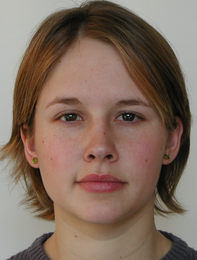
%> input picture Homeworks/Hw_2/Matlab/Q_3/data/Inputs/imgs/0004_6.png, 197 x 260 px, shrunk from 1000 x 1320 before the run
$ octave ex3.m   (GNU Octave 9; MATLAB toolbox functions it lacks are replaced by stand-ins)
%> lines starting %> are read from the running program, lines starting %| are printed output that depends on the picture
### Homeworks/Hw_2/Matlab/Q_3/code/laplacian_pyramid.m
function pyramid = laplacian_pyramid(img, nLevel)
    pyramid=cell(nLevel,1);

    % pyramids{1} = I
    % pyramids{2} = IxG(2^2)
    % pyramids{i} = IxG(2^i)
    pyramid{1}=img;
    for i = 2 : nLevel
      sigma=2^(i);
      kernel=fspecial('gaussian', sigma*5, sigma);
      pyramid{i} = imfilter(img, kernel, 'symmetric');
    end

    % pyramids{1} = pyramids{1}-pyramids{2} = I-IxG(2^2)
    % pyramids{2} = pyramids{2}-pyramids{3} = IxG(2^2)-IxG(2^3)
    % pyramids{i} = pyramids{i}-pyramids{i+1} = IxG(2^i)-IxG(2^(i+1))
    for i = 1 : nLevel-1
      pyramid{i} = (pyramid{i}-pyramid{i+1});
    end

    % pyramids{n} = IxG(2^n)
    pyramid{nLevel} = pyramid{nLevel};
end

### Homeworks/Hw_2/Matlab/Q_3/code/reconstruct_laplacian_pyramid.m
function rec_image = reconstruct_laplacian_pyramid(pyramid)

  nLevel = length(pyramid);
  rec_image = pyramid{nLevel};
  for i =  nLevel-1 : -1 : 1
    rec_image = rec_image + pyramid{i};
  end

end

### Homeworks/Hw_2/Matlab/Q_3/code/compute_gain_one_chanel.m
function gain = compute_gain_one_chanel(img, example_img, nLevel)
    % compute laplacian pyramids
    img_lap_pyramid = laplacian_pyramid(img, nLevel);
    example_img_lap_pyramid = laplacian_pyramid(example_img, nLevel);

    % compute enegry
    img_enegry = compute_energy(img_lap_pyramid, nLevel);
    example_img_energy = compute_energy(example_img_lap_pyramid, nLevel);

    % compute gain:
    EPSILON = 0.0001;
    MAX_VALUE = 2.8;
    MIN_VALUE = 0.9;

    gain = cell(nLevel,1);
    for i = 1:nLevel
        gain{i} = sqrt(example_img_energy{i} ./ (img_enegry{i} + EPSILON));
        gain{i} = max(min(gain{i}, MAX_VALUE), MIN_VALUE);
    end

end

function [energy] = compute_energy(laplacian_pyramid, levels)
    energy = cell(levels,1);
    for i = 1:levels
        sigma=2^(i+1);
        kernel=fspecial('gaussian', sigma*5, sigma);
        energy{i} = imfilter( (laplacian_pyramid{i}.* laplacian_pyramid{i}), kernel, 'symmetric');
    end
end

### Homeworks/Hw_2/Matlab/Q_3/code/ex3.m
clc; clear; close all;
% input image:
% addpath(genpath('data'));
imgPath = '../data/Inputs/imgs/0004_6.png';
img = double(imread(imgPath))/255;

% input image mask:
img_mask_Path = '../data/Inputs/masks/0004_6.png';
img_mask = double(imread(img_mask_Path))/255;
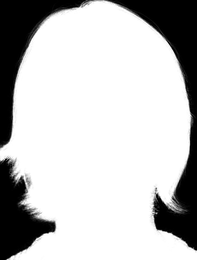
%> input picture Homeworks/Hw_2/Matlab/Q_3/data/Inputs/masks/0004_6.png, 197 x 260 px, shrunk from 1000 x 1320 before the run
%> img_mask: size 260x197x3 double; min 0, max 1, mean 0.754
%imshow(img_mask)

% example image:
exampleImgPath = '../data/Examples/imgs/6.png';
example_img = double(imread(exampleImgPath))/255;
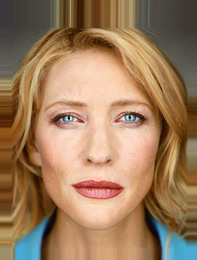
%> input picture Homeworks/Hw_2/Matlab/Q_3/data/Examples/imgs/6.png, 197 x 260 px, shrunk from 1000 x 1320 before the run
% imshow(example_img)

% example image background:
exampleImg_backgrpund_Path = '../data/Examples/bgs/6.jpg';
example_img_background = double(imread(exampleImg_backgrpund_Path))/255;
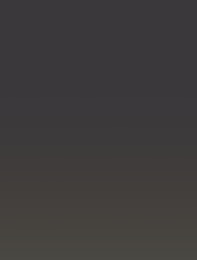
%> input picture Homeworks/Hw_2/Matlab/Q_3/data/Examples/bgs/6.jpg, 197 x 260 px, shrunk from 1000 x 1320 before the run
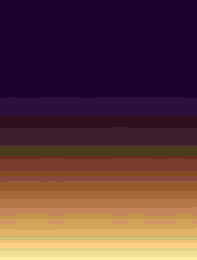
%> example_img_background: size 260x197x3 double; mean R, G, B 0.245, 0.235, 0.235; drawn with min black and max white
% imshow(example_img_background)

nLevel = 6;


%% 3-a:     create laplacian pyramid
lap_pyramid = laplacian_pyramid(rgb2gray(img), nLevel);
%> after the loop in laplacian_pyramid, `for i = 2 : nLevel`: pyramid = 6 items
%> lap_pyramid = 6 items

figure(1)
for i = 1 : length(lap_pyramid)
    subplot(1,length(lap_pyramid),i);
    imshow(lap_pyramid{i});
    title("L_l["+num2str(i)+"]")
end
%> this loop made 6 passes
sgtitle("ex3-a: laplacian pyramid")

% figure()
% montage(lap_pyramid, 'size', size(lap_pyramid),'DisplayRange', [])
% title("ex3-a: laplacian pyramid")

%% 3-b:     reconstruct laplacian pyramid

rec_image = reconstruct_laplacian_pyramid(lap_pyramid);
%> in reconstruct_laplacian_pyramid, `nLevel = length(pyramid);`: nLevel = 6
%> the loop in reconstruct_laplacian_pyramid, `for i =  nLevel-1 : -1 : 1` made 5 passes
%> i on passes 1, 2, 4, 5: 5, 4, 2, 1
%> pass 1, in reconstruct_laplacian_pyramid, `rec_image = rec_image + pyramid{i};`:
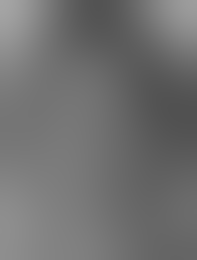
%> rec_image: size 260x197 double; min 0.319, max 0.649, mean 0.442
%> after the loop in reconstruct_laplacian_pyramid, `for i =  nLevel-1 : -1 : 1`:
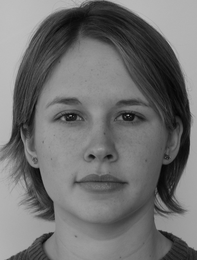
%> rec_image: size 260x197 double; min 0.018, max 0.753, mean 0.442

figure(2);
subplot(1,2,1);
imshow(rgb2gray(img),[]);
title("original image")
subplot(1,2,2);
imshow(rec_image,[]);
title("reconstructed image")
sgtitle("ex3-b: original image VS reconstructed image")


%% 3-c:     changing backgroung to the example's image background

img_with_background = (img.*img_mask) + example_img_background.*(1-img_mask);
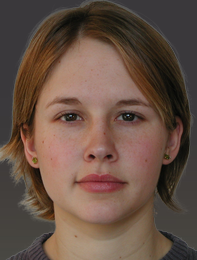
%> img_with_background: size 260x197x3 double; mean R, G, B 0.403, 0.317, 0.27
figure(3);
subplot(1,2,1);
imshow(img,[]);
title("Input image with Original Background")
subplot(1,2,2);
imshow(img_with_background,[]);
title("Input image with Example Background")
sgtitle("ex3-c: change background")

%% 3-d:     Calculate the energy and the Gain

r_gain = compute_gain_one_chanel(img_with_background(:,:,1), example_img(:,:,1), nLevel-1);
%> in compute_gain_one_chanel, `img_lap_pyramid = laplacian_pyramid(img, nLevel);`: img_lap_pyramid = 5 items
%> r_gain = 5 items
g_gain = compute_gain_one_chanel(img_with_background(:,:,2), example_img(:,:,2), nLevel-1);
%> g_gain = 5 items
b_gain = compute_gain_one_chanel(img_with_background(:,:,3), example_img(:,:,3), nLevel-1);
%> (the run ends here)
